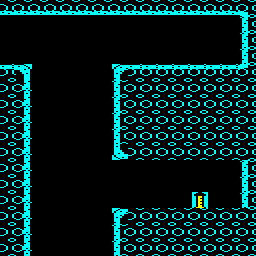

This game map was drawn from its Tiled (.tmx) file and the tilesets committed beside it. A one-line description and the full map source follow:
An orthogonal 16x16 tile map with 16x16 px tiles, 1 tile layer (Tile Layer 1) and 3 objects (2x edge_exit, button).

<map version="1.8" tiledversion="1.8.2" orientation="orthogonal" renderorder="right-down" width="16" height="16" tilewidth="16" tileheight="16" infinite="0" nextlayerid="4" nextobjectid="12">
 <tileset firstgid="1" source="../../tiled/porthole.tsx" />
 <layer id="1" name="Tile Layer 1" width="16" height="16">
  <data encoding="csv">
35,35,35,35,35,35,35,35,35,35,35,35,35,35,35,43,
1,1,1,1,1,1,1,1,1,1,1,1,1,1,1,36,
1,0,0,0,0,0,0,0,0,0,0,0,1,0,1,36,
1,0,0,0,0,0,0,0,0,0,0,0,0,1,1,36,
33,37,0,0,0,0,0,38,33,33,33,33,33,33,33,42,
54,34,0,0,0,0,0,36,54,54,54,54,54,54,54,54,
54,34,1,0,0,0,0,36,54,54,54,54,54,54,54,54,
54,34,1,0,0,0,0,36,54,54,54,54,54,54,54,54,
54,34,1,0,0,0,0,36,54,54,54,54,54,54,54,54,
54,34,1,0,0,0,0,39,54,54,54,54,54,54,54,54,
54,34,0,0,0,0,0,0,1,1,1,1,1,1,1,36,
54,34,0,0,0,0,0,0,1,1,1,1,1,1,1,36,
54,34,1,0,0,0,0,0,1,1,1,1,2,1,1,36,
54,34,1,1,1,1,1,38,54,54,54,54,54,54,54,54,
54,34,1,1,1,1,1,36,54,54,54,54,54,54,54,54,
54,34,1,1,1,1,1,36,54,54,54,54,54,54,54,54
</data>
 </layer>
 <objectgroup id="2" name="objects" />
 <objectgroup id="3" name="meta">
  <object id="9" name="edge_exit_11" type="edge_exit" x="0" y="16" width="16" height="48">
   <properties>
    <property name="id" value="edge_exit_11" />
    <property name="to" value="room03" />
   </properties>
  </object>
  <object id="10" name="edge_exit_12" type="edge_exit" x="32" y="240" width="80" height="16">
   <properties>
    <property name="id" value="edge_exit_12" />
    <property name="to" value="room05" />
   </properties>
  </object>
  <object id="11" name="button_01" type="button" x="192" y="192" width="16" height="16">
   <properties>
    <property name="channel" value="0" />
    <property name="id" value="button_01" />
   </properties>
  </object>
 </objectgroup>
</map>
